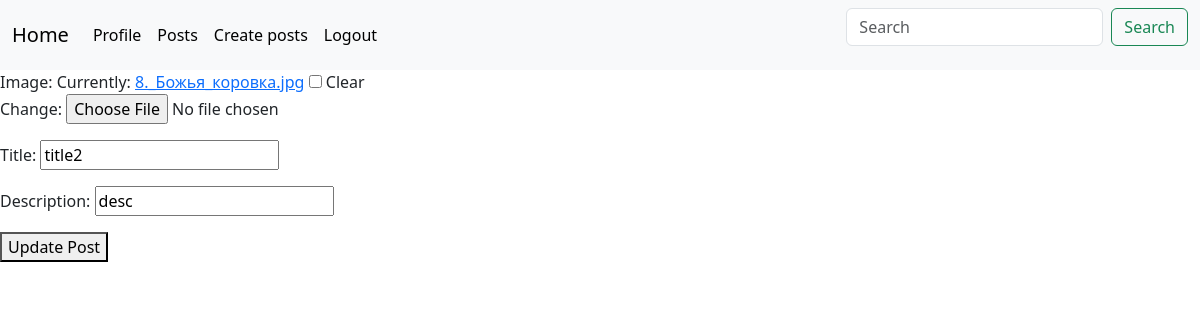
The page /posts/update/2/ (signed in) on the database as committed earlier.
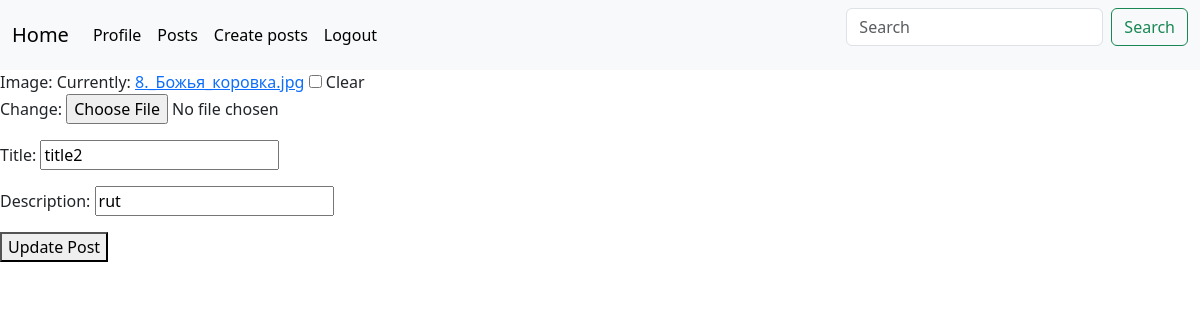
The same page on the database as committed later.
### posts/models.py (models this page shows, shortened)
class Post(models.Model):
    image = models.ImageField(null=True, blank=True)
    title = models.CharField(max_length=100)
    description = models.CharField(max_length=250, null=True, blank=True)
    category = models.ForeignKey(
        Category, on_delete=models.CASCADE, null=True, blank=True)
    tags = models.ManyToManyField(Tag, blank=True)
    rate = models.IntegerField(default=0)
    author = models.ForeignKey(User, on_delete=models.CASCADE, null=True,blank=True)
    created_at = models.DateTimeField(auto_now_add=True, null=True)
    updated_at = models.DateTimeField(auto_now=True, null=True)

### posts/views.py (the view, shortened to what this page needs)
# urls.py: path('posts/update/<int:post_id>/',posts_update_view),
@login_required(login_url='/login/')
def posts_update_view(request,post_id):
    posts = Post.objects.get(id=post_id)
    if request.method == 'GET':
        form = PostUpdateForm(instance=posts)
        return render(request,'posts/post_update.html',context = {'form':form})

### posts/forms.py
class PostUpdateForm(forms.ModelForm):
    class Meta:
        model = Post
        fields = ['image','title','description']

### templates/posts/post_update.html (shortened to what this page needs)
{% extends 'main.html' %}
{% block content %}
<form action="" method="post" enctype="multipart/form-data">
     {{form.as_p}}
    <button type="submit">Update Post</button>
</form>
{% endblock %}

Rows that differ between the two databases and show on the page:
changed Post "title2": description "desc" → "rut"
